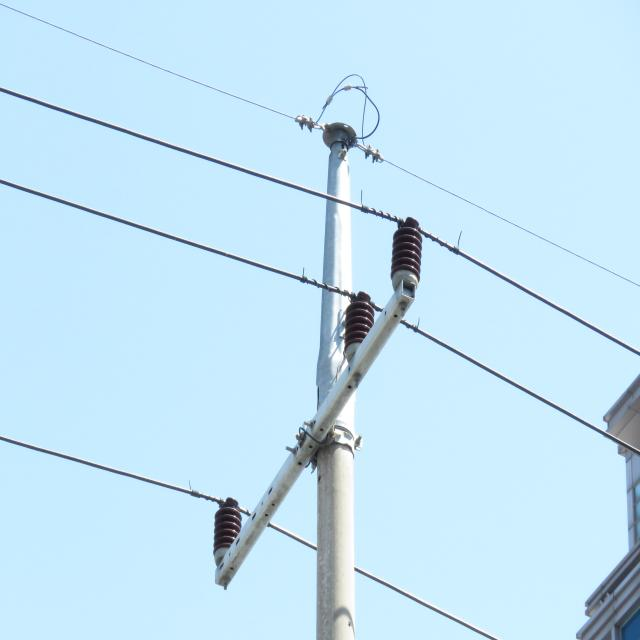
#> input picture Sift 알고리즘/Test.jpg, 640 x 640 px
$ python 'ORB matching.py'
#> lines starting #> are read from the running program, lines starting #| are printed output that depends on the picture
from __future__ import print_function
import cv2 as cv
import numpy as np

img1 = cv.imread('Test.jpg', cv.IMREAD_GRAYSCALE)
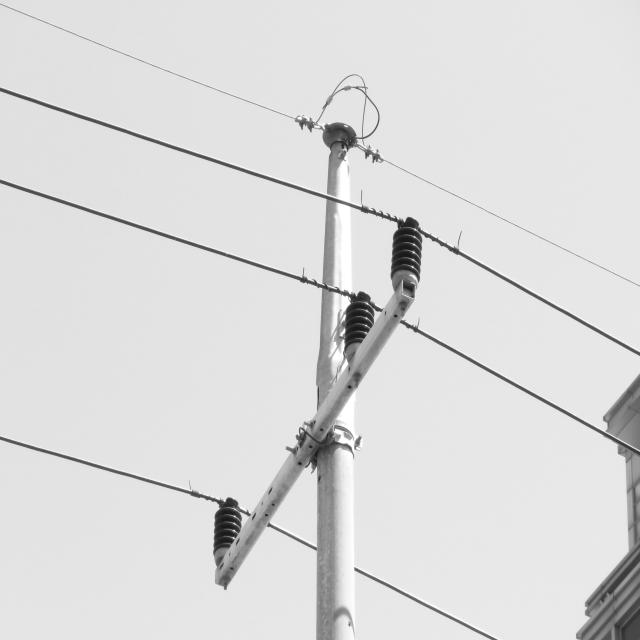
#> img1: shape (640, 640); min 14, max 255, mean 219.3
img2 = cv.imread('Test5.jpg', cv.IMREAD_GRAYSCALE)
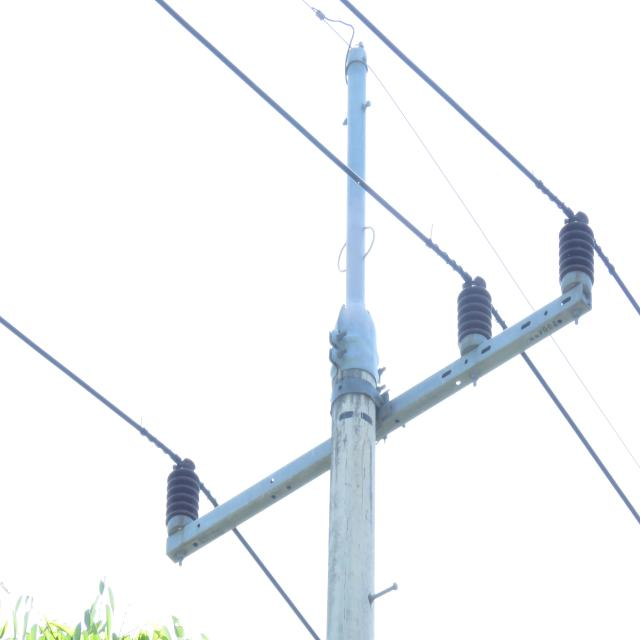
#> input picture Sift 알고리즘/Test5.jpg, 640 x 640 px
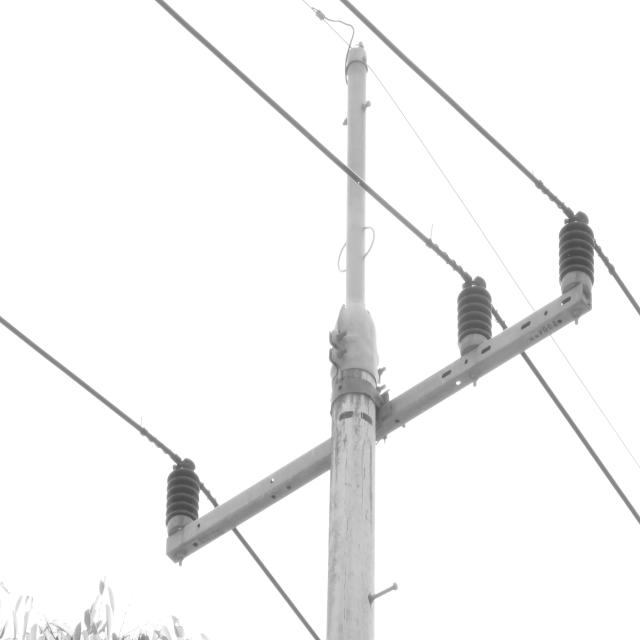
#> img2: shape (640, 640); min 72, max 255, mean 243.7
if img1 is None or img2 is None:
    print('Could not open or find the images!')
    exit(0)

#-- Step 1: Detect the keypoints using SURF Detector, compute the descriptors
detector = cv.ORB_create()

keypoints1, descriptors1 = detector.detectAndCompute(img1, None)
#> keypoints1 = 500 keypoints; strongest (x, y, size): (353, 296, 77.1), (355, 297, 111.1), (353, 297, 64.3), (346, 301, 64.3)
keypoints2, descriptors2 = detector.detectAndCompute(img2, None)
#> keypoints2 = 500 keypoints; strongest (x, y, size): (179, 463, 92.6), (175, 463, 31), (201, 491, 31), (566, 217, 31)

#-- Step 2: Matching descriptor vectors with a brute force matcher
matcher = cv.BFMatcher(cv.NORM_HAMMING, crossCheck=True)
matches = matcher.match(descriptors1, descriptors2)
#> matches = 86 matches

# Sort matches in the order of their distances
matches = sorted(matches, key = lambda x : x.distance)
#-- Draw matches
img_matches = np.empty((max(img1.shape[0], img2.shape[0]), img1.shape[1]+img2.shape[1], 3), dtype=np.uint8)
cv.drawMatches(img1, keypoints1, img2, keypoints2, matches[:10], img_matches)
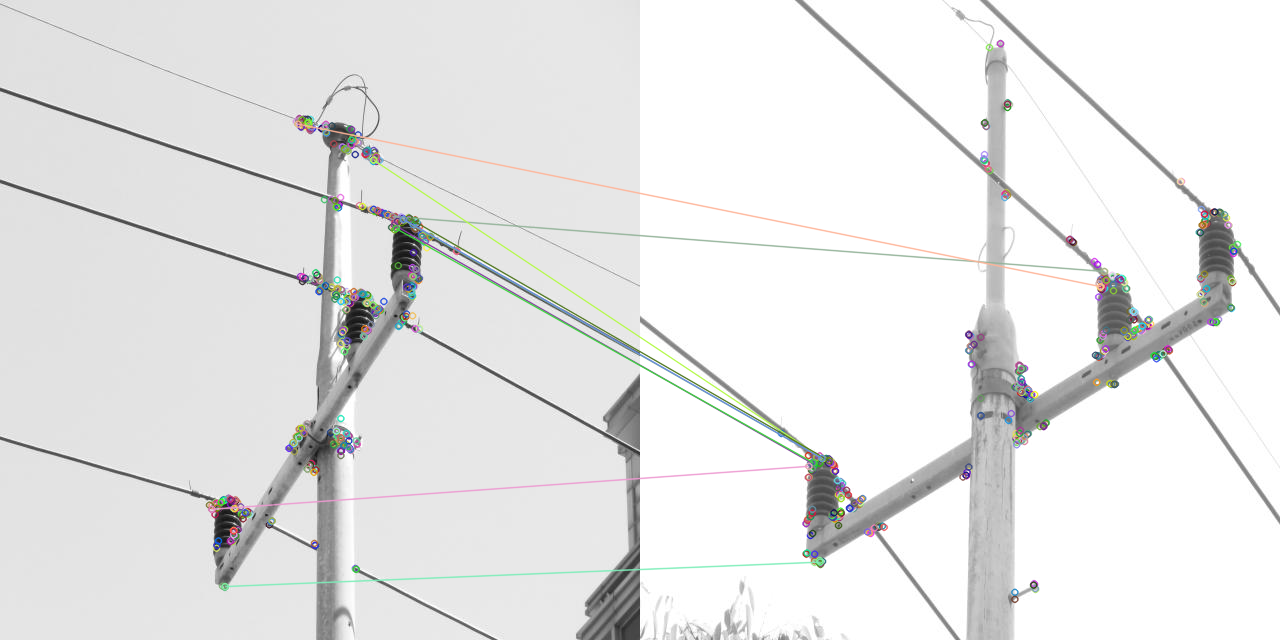
#> img_matches: shape (640, 1280, 3); mean of channels 0, 1, 2 230.3, 230.6, 230.4; drawn as B, G, R

#-- Show detected matches
cv.imshow('Matches', img_matches)
cv.waitKey(0)
